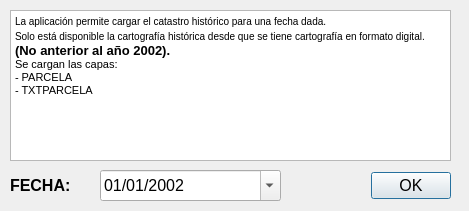
<?xml version="1.0" encoding="UTF-8"?>
<ui version="4.0">
 <class>Dialog</class>
 <widget class="QDialog" name="Dialog">
  <property name="geometry">
   <rect>
    <x>0</x>
    <y>0</y>
    <width>469</width>
    <height>211</height>
   </rect>
  </property>
  <property name="windowTitle">
   <string>JCCM Carga Catastro Histórico</string>
  </property>
  <widget class="QDialogButtonBox" name="buttonBoxOK">
   <property name="enabled">
    <bool>true</bool>
   </property>
   <property name="geometry">
    <rect>
     <x>350</x>
     <y>170</y>
     <width>101</width>
     <height>31</height>
    </rect>
   </property>
   <property name="font">
    <font>
     <pointsize>12</pointsize>
    </font>
   </property>
   <property name="focusPolicy">
    <enum>Qt::ClickFocus</enum>
   </property>
   <property name="orientation">
    <enum>Qt::Horizontal</enum>
   </property>
   <property name="standardButtons">
    <set>QDialogButtonBox::Ok</set>
   </property>
  </widget>
  <widget class="QLabel" name="lbl_TIME">
   <property name="geometry">
    <rect>
     <x>10</x>
     <y>170</y>
     <width>111</width>
     <height>31</height>
    </rect>
   </property>
   <property name="font">
    <font>
     <pointsize>12</pointsize>
     <weight>75</weight>
     <bold>true</bold>
    </font>
   </property>
   <property name="text">
    <string>FECHA:</string>
   </property>
  </widget>
  <widget class="QDateEdit" name="dteTIME">
   <property name="geometry">
    <rect>
     <x>100</x>
     <y>170</y>
     <width>181</width>
     <height>31</height>
    </rect>
   </property>
   <property name="font">
    <font>
     <pointsize>12</pointsize>
    </font>
   </property>
   <property name="inputMethodHints">
    <set>Qt::ImhDate</set>
   </property>
   <property name="minimumDate">
    <date>
     <year>2002</year>
     <month>1</month>
     <day>1</day>
    </date>
   </property>
   <property name="displayFormat">
    <string>dd/MM/yyyy</string>
   </property>
   <property name="calendarPopup">
    <bool>true</bool>
   </property>
  </widget>
  <widget class="QTextBrowser" name="textBrowser">
   <property name="geometry">
    <rect>
     <x>10</x>
     <y>10</y>
     <width>441</width>
     <height>151</height>
    </rect>
   </property>
   <property name="html">
    <string>&lt;!DOCTYPE HTML PUBLIC &quot;-//W3C//DTD HTML 4.0//EN&quot; &quot;http://www.w3.org/TR/REC-html40/strict.dtd&quot;&gt;
&lt;html&gt;&lt;head&gt;&lt;meta name=&quot;qrichtext&quot; content=&quot;1&quot; /&gt;&lt;style type=&quot;text/css&quot;&gt;
p, li { white-space: pre-wrap; }
&lt;/style&gt;&lt;/head&gt;&lt;body style=&quot; font-family:'MS Shell Dlg 2'; font-size:8.25pt; font-weight:400; font-style:normal;&quot;&gt;
&lt;p style=&quot; margin-top:0px; margin-bottom:0px; margin-left:0px; margin-right:0px; -qt-block-indent:0; text-indent:0px;&quot;&gt;&lt;span style=&quot; font-size:7.8pt;&quot;&gt;La aplicación permite cargar el catastro histórico para una fecha dada.&lt;/span&gt;&lt;/p&gt;
&lt;p style=&quot; margin-top:0px; margin-bottom:0px; margin-left:0px; margin-right:0px; -qt-block-indent:0; text-indent:0px;&quot;&gt;&lt;span style=&quot; font-size:7.8pt;&quot;&gt;Solo está disponible la cartografía histórica desde que se tiene cartografía en formato digital.&lt;/span&gt;&lt;span style=&quot; font-size:10pt; font-weight:600;&quot;&gt; &lt;/span&gt;&lt;/p&gt;
&lt;p style=&quot; margin-top:0px; margin-bottom:0px; margin-left:0px; margin-right:0px; -qt-block-indent:0; text-indent:0px;&quot;&gt;&lt;span style=&quot; font-size:10pt; font-weight:600;&quot;&gt;(No anterior al año 2002).&lt;/span&gt;&lt;/p&gt;
&lt;p style=&quot; margin-top:0px; margin-bottom:0px; margin-left:0px; margin-right:0px; -qt-block-indent:0; text-indent:0px;&quot;&gt;&lt;span style=&quot; font-size:8pt;&quot;&gt;Se cargan las capas:&lt;/span&gt;&lt;/p&gt;
&lt;p style=&quot; margin-top:0px; margin-bottom:0px; margin-left:0px; margin-right:0px; -qt-block-indent:0; text-indent:0px;&quot;&gt;&lt;span style=&quot; font-size:8pt;&quot;&gt;- PARCELA&lt;/span&gt;&lt;/p&gt;
&lt;p style=&quot; margin-top:0px; margin-bottom:0px; margin-left:0px; margin-right:0px; -qt-block-indent:0; text-indent:0px;&quot;&gt;&lt;span style=&quot; font-size:8pt;&quot;&gt;- TXTPARCELA&lt;/span&gt;&lt;/p&gt;
&lt;p style=&quot;-qt-paragraph-type:empty; margin-top:0px; margin-bottom:0px; margin-left:0px; margin-right:0px; -qt-block-indent:0; text-indent:0px; font-size:7.8pt;&quot;&gt;&lt;br /&gt;&lt;/p&gt;&lt;/body&gt;&lt;/html&gt;</string>
   </property>
  </widget>
 </widget>
 <resources/>
 <connections>
  <connection>
   <sender>buttonBoxOK</sender>
   <signal>accepted()</signal>
   <receiver>Dialog</receiver>
   <slot>accept()</slot>
   <hints>
    <hint type="sourcelabel">
     <x>248</x>
     <y>254</y>
    </hint>
    <hint type="destinationlabel">
     <x>157</x>
     <y>274</y>
    </hint>
   </hints>
  </connection>
  <connection>
   <sender>buttonBoxOK</sender>
   <signal>rejected()</signal>
   <receiver>Dialog</receiver>
   <slot>reject()</slot>
   <hints>
    <hint type="sourcelabel">
     <x>316</x>
     <y>260</y>
    </hint>
    <hint type="destinationlabel">
     <x>286</x>
     <y>274</y>
    </hint>
   </hints>
  </connection>
 </connections>
</ui>
